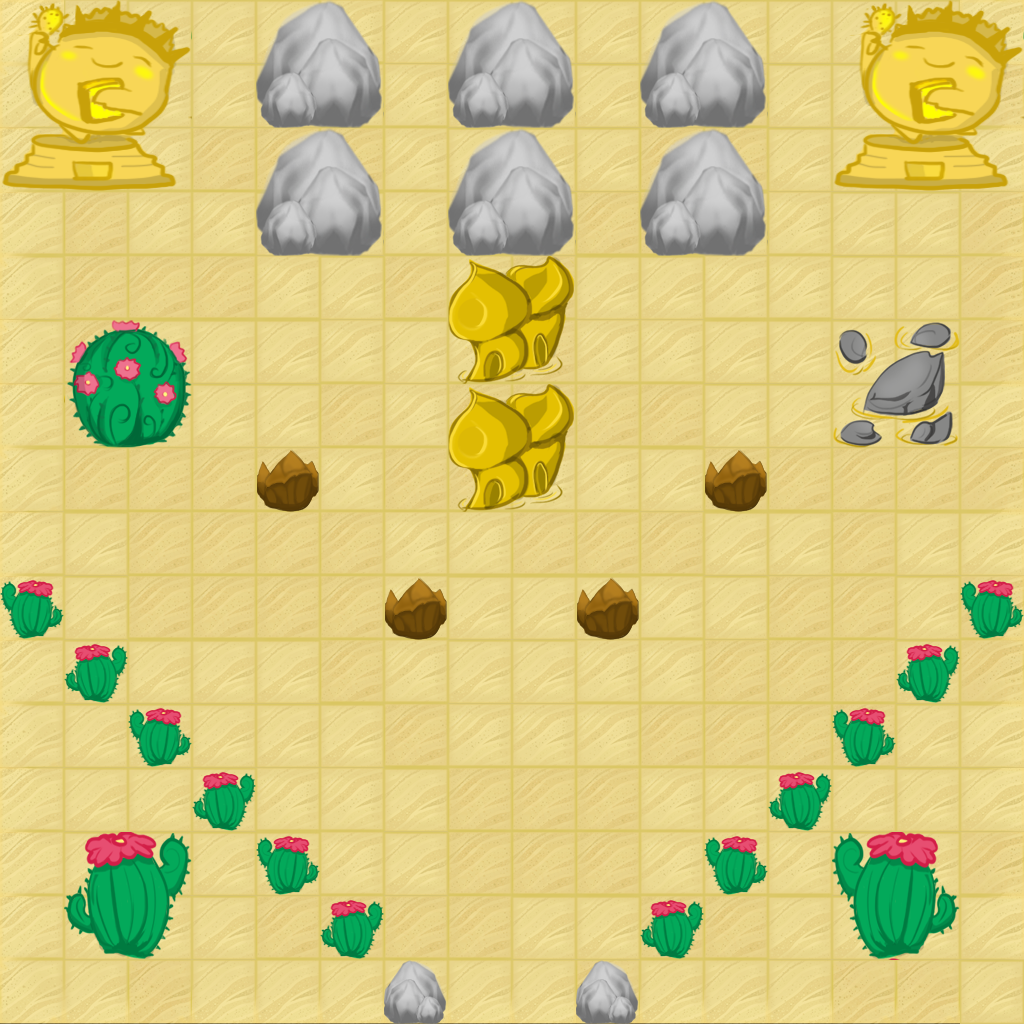

The image is a tile-based game level rendered from a .tmx file. Its description and source (layers, tilesets, objects; grid data summarised) follow:
An orthogonal 16x16 tile map with 64x64 px tiles, 2 tile layers (Background, Ground) and 74 objects (69x Rock, Water, Spawn1, Spawn2, Spawn3, ...).

<map version="1.0" orientation="orthogonal" renderorder="right-down" width="16" height="16" tilewidth="64" tileheight="64" nextobjectid="91">
 <tileset firstgid="1" name="desert_object" tilewidth="64" tileheight="64">
  <image source="desert_object.png" width="1280" height="640" />
 </tileset>
 <layer name="Background" width="16" height="16">
  <data>[256 cells, 256 non-empty, 12 distinct tile ids]</data>
 </layer>
 <layer name="Ground" width="16" height="16">
  <data>[256 cells, 84 non-empty, 37 distinct tile ids]</data>
 </layer>
 <objectgroup name="Rocks">
  <object id="19" name="Rock" x="576" y="960" width="64" height="64" />
  <object id="20" name="Rock" x="384" y="960" width="64" height="64" />
  <object id="21" name="Rock" x="256" y="448" width="64" height="64" />
  <object id="22" name="Rock" x="384" y="576" width="64" height="64" />
  <object id="23" name="Rock" x="576" y="576" width="64" height="64" />
  <object id="24" name="Rock" x="704" y="448" width="64" height="64" />
  <object id="25" name="Rock" x="256" y="0" width="64" height="64" />
  <object id="26" name="Rock" x="320" y="0" width="64" height="64" />
  <object id="27" name="Rock" x="320" y="64" width="64" height="64" />
  <object id="28" name="Rock" x="256" y="64" width="64" height="64" />
  <object id="29" name="Rock" x="256" y="128" width="64" height="64" />
  <object id="30" name="Rock" x="320" y="128" width="64" height="64" />
  <object id="31" name="Rock" x="320" y="192" width="64" height="64" />
  <object id="32" name="Rock" x="256" y="192" width="64" height="64" />
  <object id="33" name="Rock" x="448" y="0" width="64" height="64" />
  <object id="34" name="Rock" x="512" y="0" width="64" height="64" />
  <object id="35" name="Rock" x="512" y="64" width="64" height="64" />
  <object id="36" name="Rock" x="448" y="64" width="64" height="64" />
  <object id="37" name="Rock" x="448" y="128" width="64" height="64" />
  <object id="39" name="Rock" x="512" y="128" width="64" height="64" />
  <object id="40" name="Rock" x="512" y="192" width="64" height="64" />
  <object id="41" name="Rock" x="448" y="192" width="64" height="64" />
  <object id="42" name="Rock" x="448" y="256" width="64" height="64" />
  <object id="43" name="Rock" x="512" y="256" width="64" height="64" />
  <object id="44" name="Rock" x="512" y="320" width="64" height="64" />
  <object id="45" name="Rock" x="448" y="320" width="64" height="64" />
  <object id="46" name="Rock" x="448" y="384" width="64" height="64" />
  <object id="47" name="Rock" x="512" y="384" width="64" height="64" />
  <object id="48" name="Rock" x="512" y="448" width="64" height="64" />
  <object id="49" name="Rock" x="448" y="448" width="64" height="64" />
  <object id="50" name="Rock" x="640" y="192" width="64" height="64" />
  <object id="51" name="Rock" x="704" y="192" width="64" height="64" />
  <object id="52" name="Rock" x="704" y="128" width="64" height="64" />
  <object id="53" name="Rock" x="640" y="128" width="64" height="64" />
  <object id="54" name="Rock" x="640" y="64" width="64" height="64" />
  <object id="55" name="Rock" x="704" y="64" width="64" height="64" />
  <object id="56" name="Rock" x="704" y="0" width="64" height="64" />
  <object id="57" name="Rock" x="640" y="0" width="64" height="64" />
  <object id="58" name="Rock" x="832" y="0" width="64" height="64" />
  <object id="59" name="Rock" x="832" y="64" width="64" height="64" />
  <object id="60" name="Rock" x="832" y="128" width="64" height="64" />
  <object id="61" name="Rock" x="896" y="128" width="64" height="64" />
  <object id="62" name="Rock" x="960" y="128" width="64" height="64" />
  <object id="63" name="Rock" x="128" y="0" width="64" height="64" />
  <object id="64" name="Rock" x="128" y="64" width="64" height="64" />
  <object id="65" name="Rock" x="128" y="128" width="64" height="64" />
  <object id="66" name="Rock" x="64" y="128" width="64" height="64" />
  <object id="67" name="Rock" x="0" y="128" width="64" height="64" />
  <object id="68" name="Rock" x="64" y="320" width="64" height="64" />
  <object id="69" name="Rock" x="128" y="320" width="64" height="64" />
  <object id="70" name="Rock" x="128" y="384" width="64" height="64" />
  <object id="71" name="Rock" x="64" y="384" width="64" height="64" />
  <object id="72" name="Rock" x="832" y="320" width="64" height="64" />
  <object id="73" name="Rock" x="832" y="384" width="64" height="64" />
  <object id="74" name="Rock" x="896" y="384" width="64" height="64" />
  <object id="75" name="Rock" x="896" y="320" width="64" height="64" />
  <object id="77" name="Rock" x="960" y="576" width="64" height="64" />
  <object id="78" name="Rock" x="896" y="640" width="64" height="64" />
  <object id="79" name="Rock" x="832" y="704" width="64" height="64" />
  <object id="80" name="Rock" x="768" y="768" width="64" height="64" />
  <object id="81" name="Rock" x="704" y="832" width="64" height="64" />
  <object id="82" name="Rock" x="640" y="896" width="64" height="64" />
  <object id="83" name="Rock" x="320" y="896" width="64" height="64" />
  <object id="84" name="Rock" x="256" y="832" width="64" height="64" />
  <object id="85" name="Rock" x="192" y="768" width="64" height="64" />
  <object id="86" name="Rock" x="128" y="704" width="64" height="64" />
  <object id="87" name="Rock" x="64" y="640" width="64" height="64" />
  <object id="88" name="Rock" x="0" y="576" width="64" height="64" />
  <object id="89" name="Rock" x="512" y="768" width="64" height="64" />
 </objectgroup>
 <objectgroup name="Water">
  <object id="76" name="Water" x="448" y="832" width="128" height="64" />
 </objectgroup>
 <objectgroup name="Spawns">
  <object id="15" name="Spawn1" x="192" y="0" width="64" height="64">
   <properties>
    <property name="direction" value="180" />
   </properties>
   <ellipse />
  </object>
  <object id="16" name="Spawn2" x="384" y="0" width="64" height="64">
   <properties>
    <property name="direction" value="180" />
   </properties>
   <ellipse />
  </object>
  <object id="17" name="Spawn3" x="576" y="0" width="64" height="64">
   <properties>
    <property name="direction" value="180" />
   </properties>
   <ellipse />
  </object>
  <object id="18" name="Spawn4" x="768" y="0" width="64" height="64">
   <properties>
    <property name="direction" value="180" />
   </properties>
   <ellipse />
  </object>
 </objectgroup>
</map>
